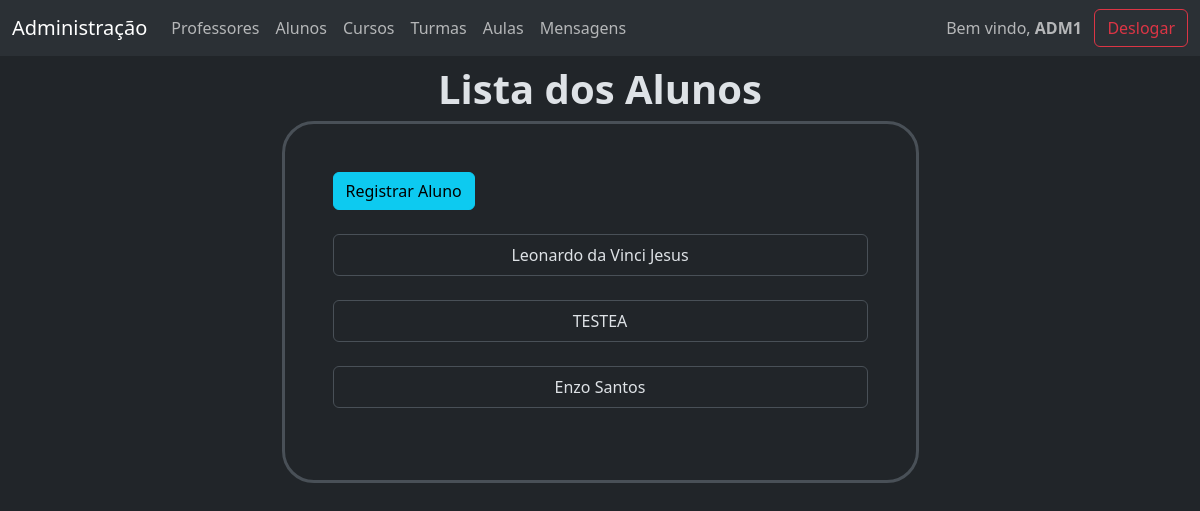
Page /gerenciamento/alunos/ (signed in) on the committed database.
### gerenciamento/models.py (models this page shows, shortened)
class Pessoa(models.Model):
    id = models.AutoField(primary_key=True)
    usuario = models.OneToOneField(User, on_delete=models.CASCADE, null=True, blank=True)
    nome = models.CharField(max_length=55)
    cpf = models.CharField(max_length=11, unique=True)
    rg = models.CharField(max_length=9, unique=True)
    data_nascimento = models.DateField()
    email = models.EmailField(max_length=55, unique=True)
    telefone = models.CharField(max_length=14, unique=True)
    endereco = models.CharField(max_length=55)
    class Meta:
        abstract = True

class Aluno(Pessoa):
    curso = models.ManyToManyField(Curso, blank=True)
    turma = models.ForeignKey(Turma, blank=True, on_delete=models.CASCADE)
    data_matricula = models.DateField()
    situacao_matricula = models.BooleanField()

### gerenciamento/views.py (the view)
# urls.py: path('gerenciamento/alunos/', views.listar_alunos, name='lis_alus'),
@user_passes_test(escola)
def listar_alunos(request):
    alunos = Aluno.objects.all()
    context = {'alunos': alunos}
    return render(request, 'gerenciamento/aluno/alunos.html', context)

### gerenciamento/views.py (called while the page is built)
def escola(user):
    return user.groups.filter(name='Escola').exists()

### templates/gerenciamento/aluno/alunos.html
{% extends "gerenciamento/base.html" %}
{% block corpo %}
<div class='col-7 mx-auto'>
    <div class='text-center'>
        <h1><strong>Lista dos Alunos</strong></h1>
    </div>
    <div class='border p-5 border-3 rounded-5'>
        <div>
            <a class='btn btn-info' href="{% url "add_alu" %}">Registrar Aluno</a>
        </div>
        <br>
        <div>
            <ul class='list-group text-center'>
                {% for aluno in alunos %}
                <li class='list-group'><a class='list-group-item list-group-item-action' href="{% url "inf_alu" aluno.id %}">{{ aluno.nome }}</a></li><br>
                {% empty %}
                <li>Não há alunos registrados!</li>
                {% endfor %}
            </ul>
        </div>
    </div>
</div>
{% endblock corpo %}

### templates/gerenciamento/base.html (shortened to what this page needs)
{% extends "base.html" %}
{% block base %}
<div>
    <nav class="navbar fixed-top navbar-expand-lg bg-body-tertiary" >
        <div class="container-fluid">
            <a class="navbar-brand" href="{% url "indexescola" %}">Administração</a>
            <div class="collapse navbar-collapse" id="navbarNavDropdown">
                <ul class="navbar-nav me-auto">
                    <li class="nav-item">
                        <a class="nav-link" href="{% url "lis_pros" %}">Professores</a>
                    </li>
                    <li class="nav-item">
                        <a class="nav-link" href="{% url "lis_alus" %}">Alunos</a>
                    </li>
                    <li class="nav-item">
                        <a class="nav-link" href="{% url "lis_curs" %}">Cursos</a>
                    </li>
                    <li class="nav-item">
                        <a class="nav-link" href="{% url "lis_turs" %}">Turmas</a>
                    </li>
                    <li class="nav-item">
                        <a class="nav-link" href="{% url "lis_auls" %}">Aulas</a>
                    </li>
                    <li class="nav-item">
                        <a class="nav-link" href="{% url "msgs" %}">Mensagens</a>
                    </li>
                </ul>
                <span class='navbar-text'>Bem vindo, <strong>{{user.first_name}}</strong></span>
                <a class='btn btn-outline-danger' href="{% url "desl" %}">Deslogar</a>
            </div>
        </div>
    </nav>
</div>
<div class='container'>
    {% block corpo %}{% endblock corpo %}
</div>
{% endblock base %}

### rows in the picture
Aluno: nome "Leonardo da Vinci Jesus"
Aluno: nome "TESTEA"
Aluno: nome "Enzo Santos"

### other values in the picture
{{ user.first_name }} "ADM1"
